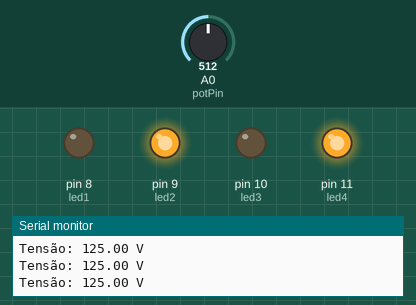
Recording of a sketch running on a simulated Arduino Uno, built with avr-gcc and run on an emulated ATmega328P. On the bench: output pins drawn as LEDs (lit = HIGH), the last lines printed to the serial monitor. The test bench sets the inputs (shaded band); at power-on: A0 (potPin) = 512.

Above: at 1.2 s.
1.3 s: A0 (potPin) set to 721
At 3.2 s:
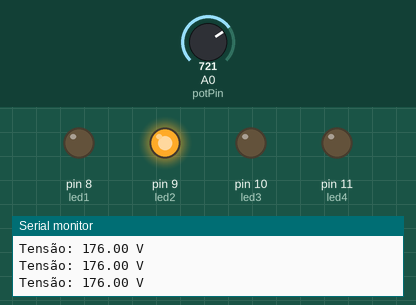
3.5 s: A0 (potPin) set to 755
At 4.7 s:
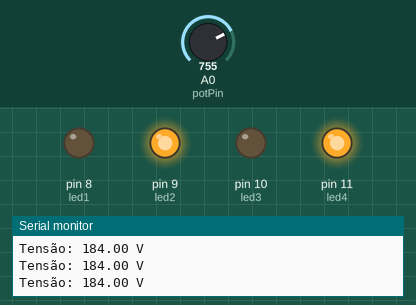
5.0 s: A0 (potPin) set to 848
6.5 s: A0 (potPin) set to 867
At 7.7 s:
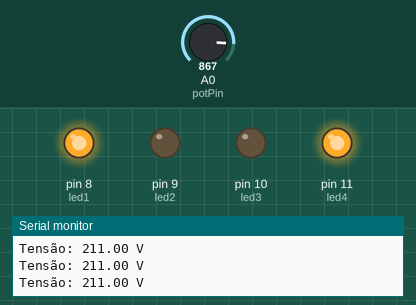
8.0 s: A0 (potPin) set to 935
9.5 s: A0 (potPin) set to 960
At 11.0 s:
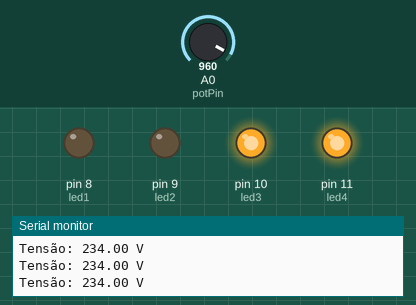
Timing chart, 0 to 12.0 s (numbered marks = the images above; inputs shaded):
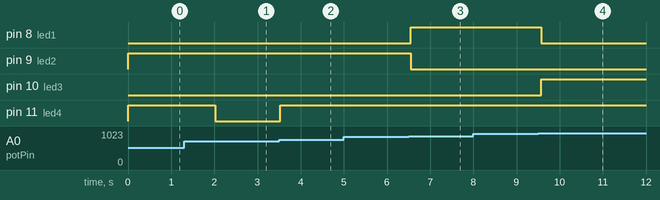

The sketch:

exercicio20.INO.ino
```cpp
    const int potPin = A0;
const int led1   = 8;
const int led2   = 9;
const int led3   = 10;
const int led4   = 11;


const int V180 = 737;
const int V210 = 860;
const int V230 = 942;
const int V240 = 983;

unsigned long tempoFora = 0;
bool foraDaFaixa        = false;
bool chaveFechada       = true;

void setup() {
  pinMode(led1, OUTPUT);
  pinMode(led2, OUTPUT);
  pinMode(led3, OUTPUT);
  pinMode(led4, OUTPUT);
  digitalWrite(led4, HIGH);
  Serial.begin(9600);
}

void apagarIndicadores() {
  digitalWrite(led1, LOW);
  digitalWrite(led2, LOW);
  digitalWrite(led3, LOW);
}

void loop() {
  int leitura = analogRead(potPin);
  float tensao = map(leitura, 0, 1023, 0, 250);

  Serial.print("Tensão: "); Serial.print(tensao); Serial.println(" V");

  apagarIndicadores();


  if (tensao >= 210 && tensao <= 230) {
    digitalWrite(led1, HIGH);
  } else if (tensao < 210) {
    digitalWrite(led2, HIGH);
  } else if (tensao > 230) {
    digitalWrite(led3, HIGH);
  }


  bool faixaSegura = (tensao >= 180 && tensao <= 240);

  if (!faixaSegura) {
    if (!foraDaFaixa) {
      foraDaFaixa  = true;
      tempoFora    = millis();
    } else if (millis() - tempoFora >= 2000 && chaveFechada) {
      chaveFechada = false;
      digitalWrite(led4, LOW);
      Serial.println("!!! CHAVE GERAL DESLIGADA por segurança !!!");
    }
  } else {
    foraDaFaixa = false;
    if (!chaveFechada) {
      chaveFechada = true;
      digitalWrite(led4, HIGH);
      Serial.println(">>> Chave geral rearmada.");
    }
  }

  delay(100);
}
```

Measured:
- the behaviour switches between 736 and 737 on A0 (potPin) (found by bisection; images 1 and 2)
- the behaviour switches between 859 and 860 on A0 (potPin) (found by bisection; images 2 and 3)
- the behaviour switches between 945 and 946 on A0 (potPin) (found by bisection; images 3 and 4)
- after the input at 3.5 s, pin 11 (led4): LOW → HIGH at once
- after the input at 6.5 s, pin 8 (led1): LOW → HIGH after 0.05 s; pin 9 (led2): HIGH → LOW after 0.05 s
- after the input at 9.5 s, pin 8 (led1): HIGH → LOW after 0.07 s; pin 10 (led3): LOW → HIGH after 0.07 s
